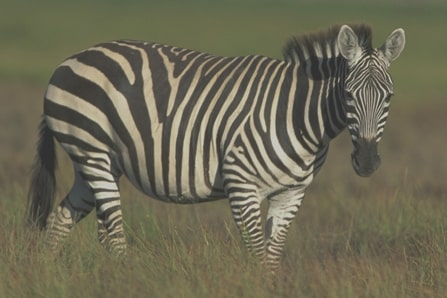
#> input picture contrast/test.jpg, 447 x 298 px
$ python contrast.py
#> lines starting #> are read from the running program, lines starting #| are printed output that depends on the picture
import cv2
from matplotlib import pyplot


def show_diagram(image, array):
    for i, color in enumerate(array):
        hist = cv2.calcHist([image], [i], None, [256], [0, 256])
        pyplot.plot(hist, color=color)
        pyplot.xlim([0, 256])
    pyplot.show()


img = cv2.imread('test.jpg')
#> img is the input picture: shape (298, 447, 3); mean B, G, R 85.5, 106.1, 109.7
lab = cv2.cvtColor(img, cv2.COLOR_BGR2LAB)
#> lab: shape (298, 447, 3); mean of channels 0, 1, 2 113.3, 125.7, 140
show_diagram(lab, ["b"])
lab = lab.astype('float64')
#> lab: shape (298, 447, 3) float64; mean of channels 0, 1, 2 113.3, 125.7, 140
L, A, B = cv2.split(lab)
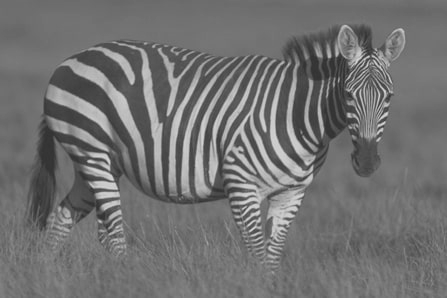
#> L: shape (298, 447) float64; min 42, max 221, mean 113.3
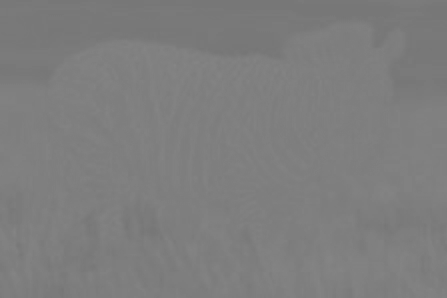
#> A: shape (298, 447) float64; min 117, max 133, mean 125.7
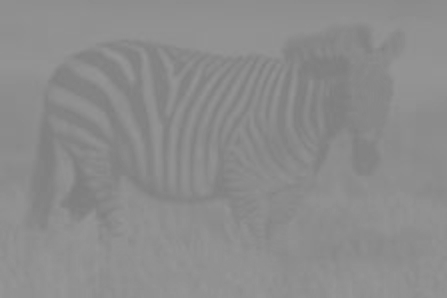
#> B: shape (298, 447) float64; min 125, max 150, mean 140
(minVal, maxVal, minLoc, maxLoc) = cv2.minMaxLoc(L)
#> minVal = 42; maxVal = 221; minLoc = (338, 64); maxLoc = (383, 123)
ln = cv2.subtract(L, minVal)
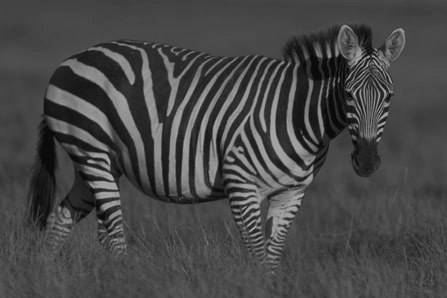
#> ln: shape (298, 447) float64; min 0, max 179, mean 71.3
ln = cv2.divide(ln, maxVal - minVal)
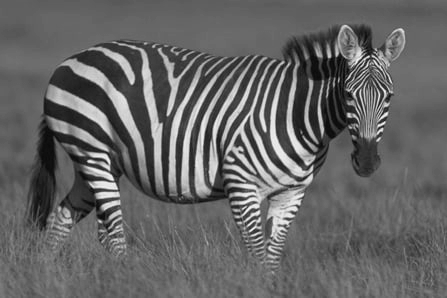
#> ln: shape (298, 447) float64; min 0, max 1, mean 0.398
ln = cv2.multiply(ln, 255)
res = cv2.merge((ln, A, B))
#> res: shape (298, 447, 3) float64; mean of channels 0, 1, 2 101.5, 125.7, 140
res = res.astype('uint8')
#> res: shape (298, 447, 3); mean of channels 0, 1, 2 101, 125.7, 140
show_diagram(res, ["b"])
#> in show_diagram (call 2), `pyplot.show()`:
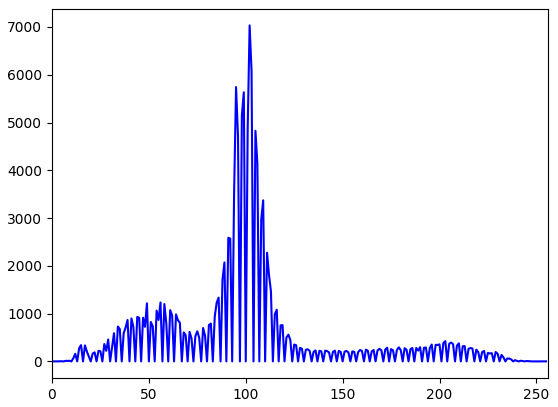
#> figure drawn by matplotlib, 1 panel; curve peaks at x = 102, y = 7033
final = cv2.cvtColor(res, cv2.COLOR_LAB2BGR)
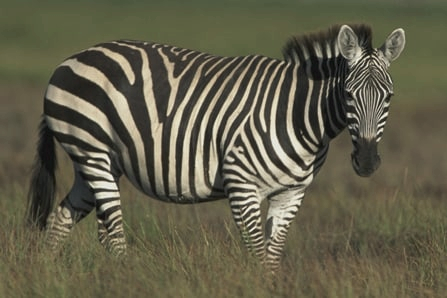
#> final: shape (298, 447, 3); mean B, G, R 74.9, 95.2, 98.5
cv2.imwrite("res.jpg", final)
